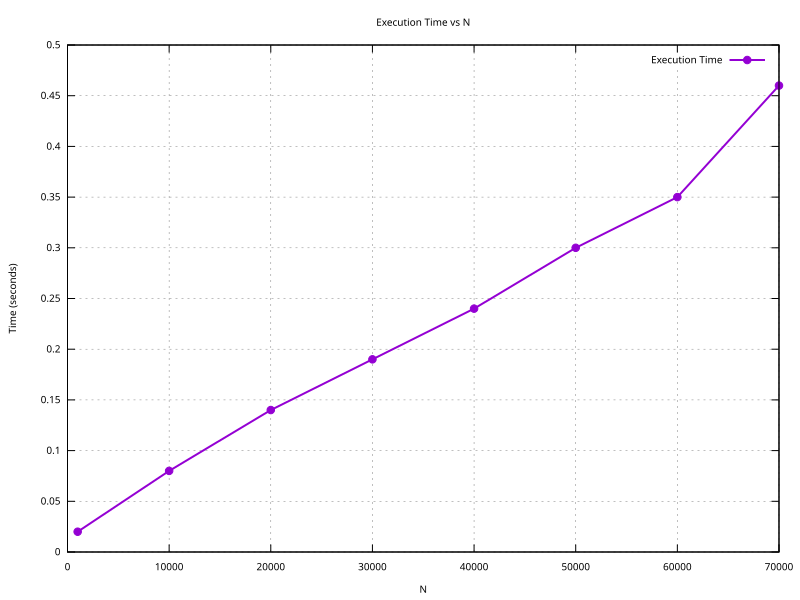

Reproduce this figure in gnuplot.
set terminal svg size 800,600 enhanced font 'Verdana,10' background "white"
set output 'Timing.svg'

# Set titles and labels
set title "Execution Time vs N"
set xlabel "N"
set ylabel "Time (seconds)"

# Set grid
set grid

# Plot the data
plot "Out.Timing.txt" using 1:2 with linespoints title "Execution Time" lw 2 pt 7
